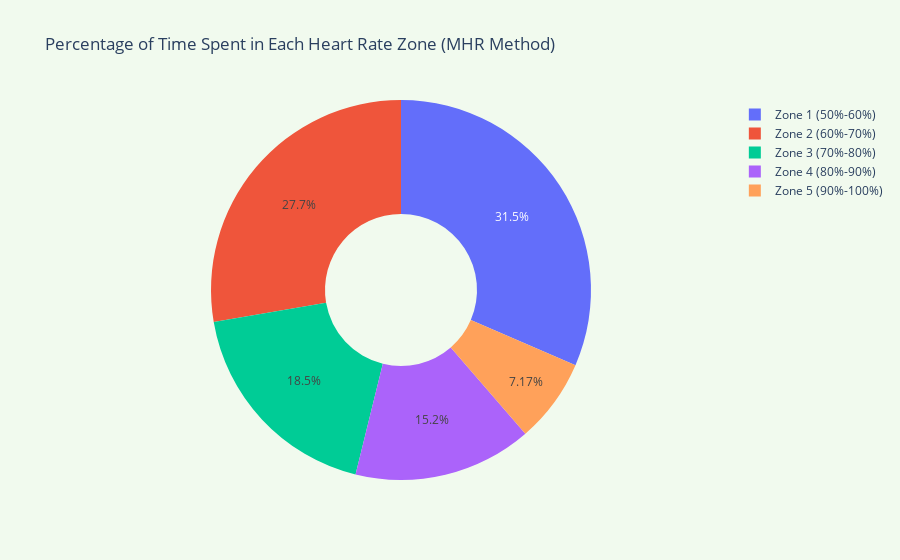
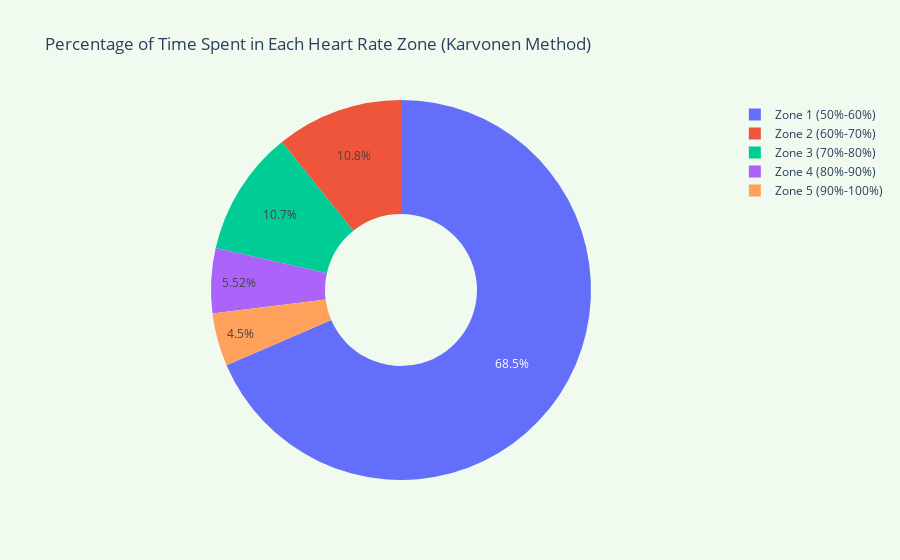

Notebook code for these charts, in order:
### Markdown cell above
Interestingly enough I put my max zone 2 during training as 155 bpm - I think I left alot on the table aerobically - to be sure let's do some donut plots to see time spent in each zone

### Code cell
import plotly.express as px

# Calculate the percentage of time spent in each heart rate zone for MHR method
zone_mhr_counts = df_heart_rate_clean['zone_MHR'].value_counts().sort_index()
zone_mhr_percentage = (zone_mhr_counts / zone_mhr_counts.sum()) * 100  # Convert to percentages

# Donut chart for MHR zones
fig_donut_mhr = px.pie(names=zone_mhr_percentage.index, values=zone_mhr_percentage.values, 
                       title='Percentage of Time Spent in Each Heart Rate Zone (MHR Method)', 
                       hole=0.4,  # This makes it a donut chart
                       color_discrete_map=color_mapping)

fig_donut_mhr.update_layout(plot_bgcolor='#f1faee', paper_bgcolor='#f1faee')
fig_donut_mhr.show()

# Calculate the percentage of time spent in each heart rate zone for Karvonen method
zone_karvonen_counts = df_heart_rate_clean['zone_Karvonen'].value_counts().sort_index()
zone_karvonen_percentage = (zone_karvonen_counts / zone_karvonen_counts.sum()) * 100  # Convert to percentages

# Donut chart for Karvonen zones
fig_donut_karvonen = px.pie(names=zone_karvonen_percentage.index, values=zone_karvonen_percentage.values, 
                            title='Percentage of Time Spent in Each Heart Rate Zone (Karvonen Method)', 
                            hole=0.4,  # This makes it a donut chart
                            color_discrete_map=color_mapping)

fig_donut_karvonen.update_layout(plot_bgcolor='#f1faee', paper_bgcolor='#f1faee')
fig_donut_karvonen.show()

### Figure 1 — Plotly figure (JSON) as saved in the notebook; plotly's stock layout.template omitted (floating-point values rounded to 4 significant figures)
{"data": [{"domain": {"x": [0, 1], "y": [0, 1]}, "hole": 0.4, "hovertemplate": "label=%{label}<br>value=%{value}<extra></extra>", "labels": ["Zone 1 (50%-60%)", "Zone 2 (60%-70%)", "Zone 3 (70%-80%)", "Zone 4 (80%-90%)", "Zone 5 (90%-100%)"], "legendgroup": "", "name": "", "showlegend": true, "type": "pie", "values": [31.48, 27.7, 18.45, 15.2, 7.165]}], "layout": {"legend": {"tracegroupgap": 0}, "paper_bgcolor": "#f1faee", "plot_bgcolor": "#f1faee", "title": {"text": "Percentage of Time Spent in Each Heart Rate Zone (MHR Method)"}}}

### Figure 2 — Plotly figure (JSON) as saved in the notebook; plotly's stock layout.template omitted (floating-point values rounded to 4 significant figures)
{"data": [{"domain": {"x": [0, 1], "y": [0, 1]}, "hole": 0.4, "hovertemplate": "label=%{label}<br>value=%{value}<extra></extra>", "labels": ["Zone 1 (50%-60%)", "Zone 2 (60%-70%)", "Zone 3 (70%-80%)", "Zone 4 (80%-90%)", "Zone 5 (90%-100%)"], "legendgroup": "", "name": "", "showlegend": true, "type": "pie", "values": [68.52, 10.78, 10.68, 5.522, 4.496]}], "layout": {"legend": {"tracegroupgap": 0}, "paper_bgcolor": "#f1faee", "plot_bgcolor": "#f1faee", "title": {"text": "Percentage of Time Spent in Each Heart Rate Zone (Karvonen Method)"}}}
